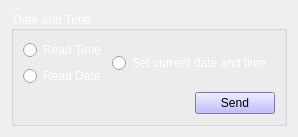
              <widget class="QWidget" name="tab_date_time">
               <attribute name="title">
                <string>Date &amp; Time</string>
               </attribute>
               <layout class="QHBoxLayout" name="horizontalLayout_17">
                <item>
                 <widget class="QGroupBox" name="groupBox_datetime">
                  <property name="font">
                   <font>
                    <weight>50</weight>
                    <bold>false</bold>
                   </font>
                  </property>
                  <property name="styleSheet">
                   <string notr="true">color: rgb(255, 255, 255);</string>
                  </property>
                  <property name="title">
                   <string>Date and Time</string>
                  </property>
                  <layout class="QHBoxLayout" name="horizontalLayout_16">
                   <item>
                    <layout class="QVBoxLayout" name="verticalLayout_10">
                     <item>
                      <layout class="QHBoxLayout" name="horizontalLayout_15">
                       <item>
                        <layout class="QVBoxLayout" name="verticalLayout_8">
                         <item>
                          <widget class="QRadioButton" name="radioButton_read_time">
                           <property name="styleSheet">
                            <string notr="true">color: rgb(255, 255, 255);
background-color:disabled  rgb(255, 170, 0);</string>
                           </property>
                           <property name="text">
                            <string>Read Time</string>
                           </property>
                          </widget>
                         </item>
                         <item>
                          <widget class="QRadioButton" name="radioButton_read_date">
                           <property name="styleSheet">
                            <string notr="true">color: rgb(255, 255, 255);
background-color:disabled  rgb(255, 170, 0);</string>
                           </property>
                           <property name="text">
                            <string>Read Date</string>
                           </property>
                          </widget>
                         </item>
                        </layout>
                       </item>
                       <item>
                        <layout class="QVBoxLayout" name="verticalLayout_9">
                         <item>
                          <widget class="QRadioButton" name="radioButton_set_dateTime">
                           <property name="styleSheet">
                            <string notr="true">color: rgb(255, 255, 255);
background-color:disabled  rgb(255, 170, 0);</string>
                           </property>
                           <property name="text">
                            <string>Set current date and time </string>
                           </property>
                          </widget>
                         </item>
                        </layout>
                       </item>
                      </layout>
                     </item>
                     <item>
                      <layout class="QHBoxLayout" name="horizontalLayout_14">
                       <item>
                        <spacer name="horizontalSpacer_3">
                         <property name="orientation">
                          <enum>Qt::Horizontal</enum>
                         </property>
                         <property name="sizeHint" stdset="0">
                          <size>
                           <width>40</width>
                           <height>20</height>
                          </size>
                         </property>
                        </spacer>
                       </item>
                       <item>
                        <widget class="QPushButton" name="pushButton_send_datetime">
                         <property name="styleSheet">
                          <string notr="true">background-color: rgb(170, 170, 255);
color: rgb(0, 0, 0);</string>
                         </property>
                         <property name="text">
                          <string>Send</string>
                         </property>
                        </widget>
                       </item>
                      </layout>
                     </item>
                    </layout>
                   </item>
                  </layout>
                 </widget>
                </item>
               </layout>
              </widget>
